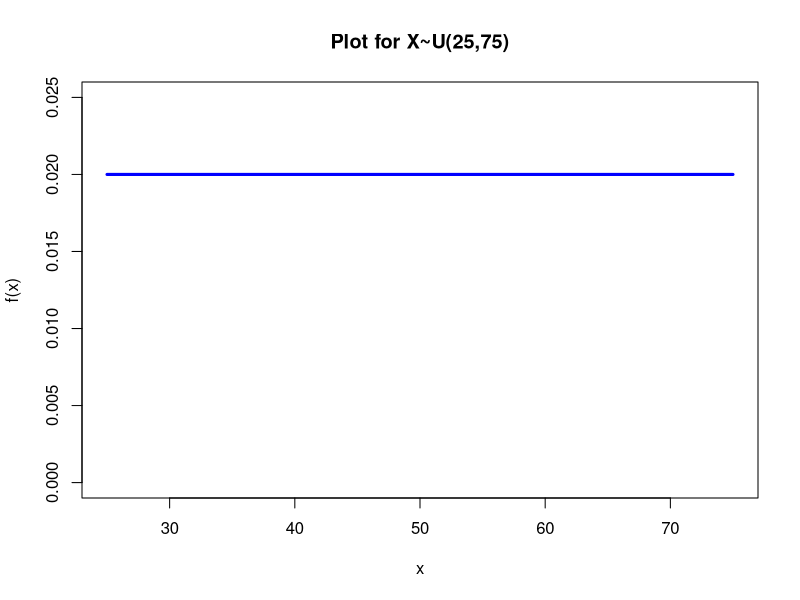
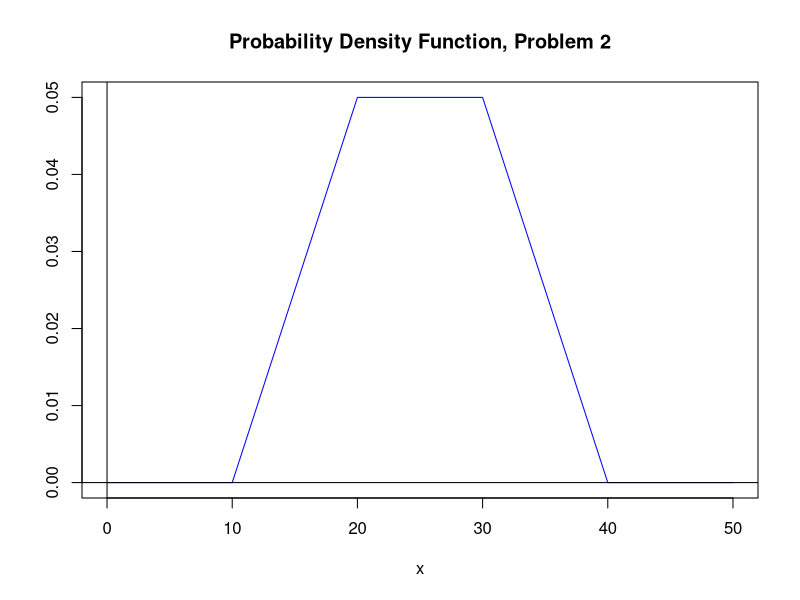
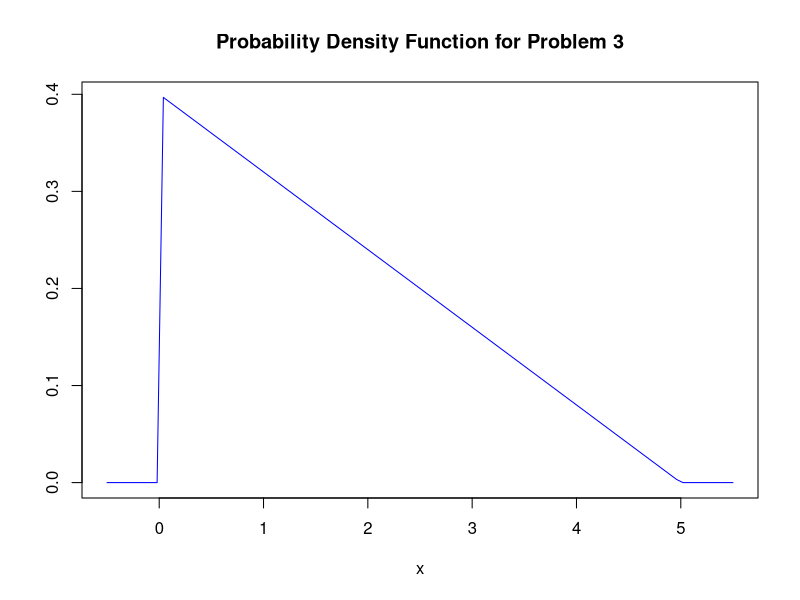

Recreate these plots in R, in order.
# ***** Problem 1 *****
# Plot X~U(25,75); dunif(a,b) is the continuous uniform distribution with parameters a and b where a < b
x <- seq(25, 75, length=100)	# Define the x-axis
y <- dunif(x, min=25, max=75)	# Calculate the values of f(x)
plot(x, y, type= "l", lwd=3, ylim=c(0, 0.025), col="blue", xlab="x", ylab="f(x)", main="Plot for X~U(25,75)")

# Part A
a <- punif(40, min=25, max=75) - punif(30, min=25, max=75)	# F(B) - F(A)
a 

# Part B
rm(a)
a <- 25
b <- 75
mu <- (a+b)/2
var <- (b-a)^2 / 12
sd <- sqrt(var)
round(cbind(a, b, mu, var, sd), 1)

# Part C
lwr <- mu - 2*sd
upr <- mu + 2*sd
prb <- punif(lwr, min=25, max=75) + (1- punif(upr, min=25, max=75))
round(cbind(lwr, upr, prb), 4)

# Part D
#F(X)= 0.02x - 0.5 = 0.60 is a polynomial of degree 1. We use solve() in the matrix where 0.02x=1.1
solve(0.02, 1.1)

# Part E
both <- punif(40, min=25, max=75) - punif(30, min=25, max=75)
round(both^2, 4)


# ***** Problem 2 *****
# Code for the graph and defining the probability density function
func <- function(x) {(x<10)*(0*x)+(10<=x & x < 20)*(0.005*x-0.05)+(20<=x & x < 30)*(0.05)+(30<=x & x < 40)*(-0.005*x+0.2)+(x>40)*(0*x)}	# Using + joins the discontinuities
vectFunc <- Vectorize(func)
plot(vectFunc, 0, 50, type="l", col="blue", ylab="", main="Probability Density Function, Problem 2")
abline (v=0, h=0)

# Part A
integrate(func, lower=10, upper=40)	# Verify the total area under the curve is 1

# Part C
integrate(func, lower=27, upper=40)	# Compute P(X>27)


# ***** Problem 3 *****
# Part A
f3 <- function(x) {(0<=x & x<=5)*(-0.08*(x-5))}
vectf3 <- Vectorize(f3)
plot(vectf3, -.5, 5.5, type="l", col="blue", ylab="", main="Probability Density Function for Problem 3")
integrate(f3, lower=0, upper=5)	# Verify the total area under the curve is 1

# Part C
# We found that F(c)= -0.04c^2 + 0.4c = 0.95 --> -0.04c^2 + 0.4c - 0.95 = 0
# Code to solve quadratic equations
# Quadratic equation: a*x^2 + b*x + x for real roots
# Constants
a <- -0.04
b <- 0.4
c <- -0.95

# Determine the discriminant
d <- b^2 - 4*a*c

# Real number solutions
s1 <- (-b + sqrt(d))/(2*a)
s2 <- (-b - sqrt(d))/(2*a)
print(s1, s2)

# Part D
# P(X>4)= 0.04 is from Part A
p <- integrate(f3, lower=4, upper=5)

# Y~Geom(0.04), determine P(X=4) where 4 is the number of failures for R code
py <- dgeom(4, 0.04)
round(py, 4)